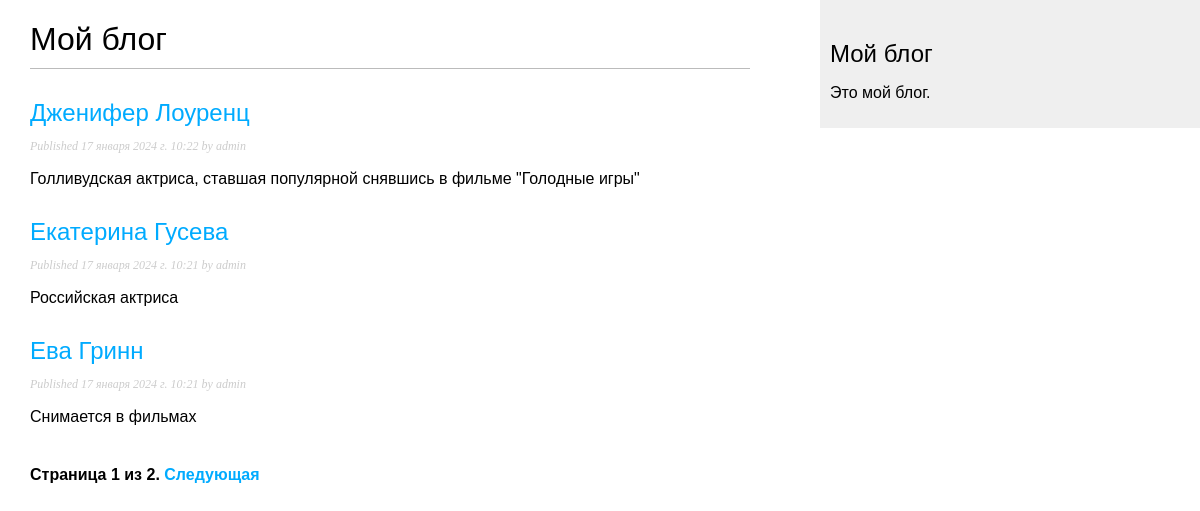
Screenshot of /blog/ with the database file from the repository.
### blog/models.py (models this page shows, shortened)
class Post(models.Model):
    class Status(models.TextChoices):  # вложенный перечисляемый класс для создания поля status
        DRAFT = 'DF', 'Draft'
        PUBLISHED = 'PB', 'Published'
    title = models.CharField(max_length=250)  # заголовок
    slug = models.SlugField(max_length=250, unique_for_date='publish')  # слаг уникальный для даты публикации
    author = models.ForeignKey(User, on_delete=models.CASCADE,
                               related_name='blog_posts')  # созданние связи с встроенной таблицей User один ко многим
    body = models.TextField()  # тело поста
    publish = models.DateTimeField(default=timezone.now)  # время публикации
    created = models.DateTimeField(auto_now_add=True)  # время создания
    updated = models.DateTimeField(auto_now=True)  # время изменения
    status = models.CharField(max_length=2, choices=Status.choices, default=Status.DRAFT)  # поле статус\
    objects = models.Manager()  # менеджер применямый по умолчанию
    published = PublishedManager()  # конкретно-прикладной менеджер
    class Meta:
        verbose_name = "Женщина"  # замена в админ-панели категории блога
        verbose_name_plural = "Женщины"  # множественное число категории
        ordering = ['-publish']
        indexes = [
            models.Index(fields=['-publish']),
        ]
    def get_absolute_url(self): #канонический url изменяем в соответсвии с представлением
        return reverse('blog:post_detail',
                       args=[self.publish.year,
                             self.publish.month,
                             self.publish.day,
                             self.slug])

### blog/views.py (the view)
# urls.py: path('', views.PostListViews.as_view(), name='post_list'), #путь если используем класс
class PostListViews(ListView):
    queryset = Post.published.all()  # queryset реализует конкретно-прикладной набор запросов
    context_object_name = 'posts'  # используется для результатов запроса, если не указано имя контекстного объекта
    paginate_by = 3  # задается постраничная разбивка результатов с возвратом трех объектов на страницу
    template_name = 'blog/post/list.html'  # прикладной шаблон используется для прорисовки страницы шаблоном template_name

### blog/templates/blog/post/list.html (shortened to what this page needs)
{% extends "blog/base.html" %}
{% block content %}
   <h1>Мой блог</h1>
   {% for post in posts %}
       <h2>
           <a href="{{ post.get_absolute_url }}">
               {{ post.title }}
           </a>
       </h2>
       <p class="date">
           Published {{ post.publish }} by {{ post.author }}
       </p>
       {{ post.body|truncatewords:30|linebreaks }}
   {% endfor %}
   {% include "pagination.html" with page=page_obj %}
{% endblock %}

### blog/static/css/blog.css (style rules this page uses)
body { margin:0; padding:0; font-family:helvetica, sans-serif; }
a { color:#00abff; text-decoration:none; }
h1 { font-weight:normal; border-bottom:1px solid #bbb; padding:0 0 10px 0; }
h2 { font-weight:normal; margin:30px 0 0; }
p.date { color:#ccc; font-family: georgia, serif; font-size: 12px; font-style: italic; }

### rows the page displays
Post: title "Дженифер Лоуренц", publish "17 января 2024 г. 10:22", author "admin", body "Голливудская актриса, ставшая популярной снявшись в фильме \"Голодные игры\""
Post: title "Екатерина Гусева", publish "17 января 2024 г. 10:21", author "admin", body "Российская актриса"
Post: title "Ева Гринн", publish "17 января 2024 г. 10:21", author "admin", body "Снимается в фильмах"

### other values shown
{{ page.number }} "1"
{{ page.paginator.num_pages }} "2"
